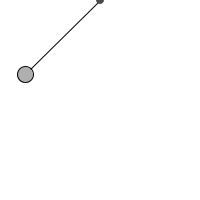
Frame 1 (no input)
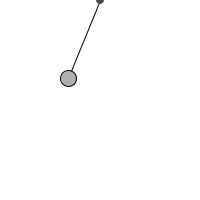
Frame 60 (the mouse pressed at the canvas centre just before this capture)
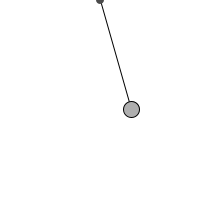
Frame 120 (the mouse held since frame 60 and released just before this capture)

The Processing sketch that drew these frames (run headless with seeded random() and noise(); from frame 60 on, the mouse is pressed at the canvas centre):

// Processing sketch: e11_a_spring_connection
// ── e11_a_spring_connection.pde
float G = 3e-2;
float K = 1.5e-3;

SpringyPendulum pendulum;

void setup() {
  size(200,200);
  pendulum = new SpringyPendulum(width/2,0,25,75);
}

void draw() {
  background(255);
  
  PVector[] fs = new PVector[1];
  fs[0] = new PVector(0,G*pendulum.bob.mass); // gravity
  
  pendulum.update(fs);
  pendulum.display();
}

class SpringyPendulum {
  
  Anchor anchor;
  Spring spring;
  Bob bob;
  
  SpringyPendulum(float anchorX, float anchorY, float bobX, float bobY) {
    anchor = new Anchor(anchorX, anchorY);
    bob = new Bob(bobX, bobY);
    spring = new Spring(anchor,bob);
  }
  
  void update(PVector[] externalForces) {
    PVector totalForce = new PVector(0,0);
    totalForce.add(spring.calculateForceOnBob());
    for (int i = 0; i < externalForces.length; i++)
      totalForce.add(externalForces[i]);
    
    PVector acceleration = PVector.div(totalForce,bob.mass);
    bob.velocity.add(acceleration);
    bob.velocity.mult(0.9975);
    bob.location.add(bob.velocity);
  }
  
  void display() {
    spring.display();
    bob.display();
    anchor.display();
  }
}

class Anchor {
  
  PVector location;
  
  Anchor(float x, float y) {
    location = new PVector(x,y);
  }
  
  void display() {
    rectMode(CENTER);
    noStroke();
    fill(75);
    ellipse(location.x,location.y,8,8);
  }
}

class Spring {
  
  float size; // length var is taken
  float constant;
  
  Anchor anchor;
  Bob bob;
  
  Spring(Anchor a, Bob b) {
    size = 75;
    constant = K;
    anchor = a;
    bob = b;
  }
  
  void display() {
    stroke(0);
    line(anchor.location.x,anchor.location.y,bob.location.x,bob.location.y);
  }
  
  PVector calculateForceOnBob() {
    PVector displacement = PVector.sub(bob.location,_getRestLocation());
    //println(bob.location,_getRestLocation(),displacement);
    return PVector.mult(displacement,-constant);
  }
  
  PVector _getRestLocation() {
    PVector result = PVector.sub(bob.location,anchor.location);
    result.setMag(size);
    result.add(anchor.location);
    return result;
  }
}

class Bob {
  
  PVector location;
  PVector velocity;
  
  float mass;
  
  Bob(float x, float y) {
    location = new PVector(x,y);
    velocity = new PVector(0,0);
    mass = 1;
  }
  
  void display() {
    stroke(0);
    fill(175);
    ellipse(location.x,location.y,16,16);
  }
}
